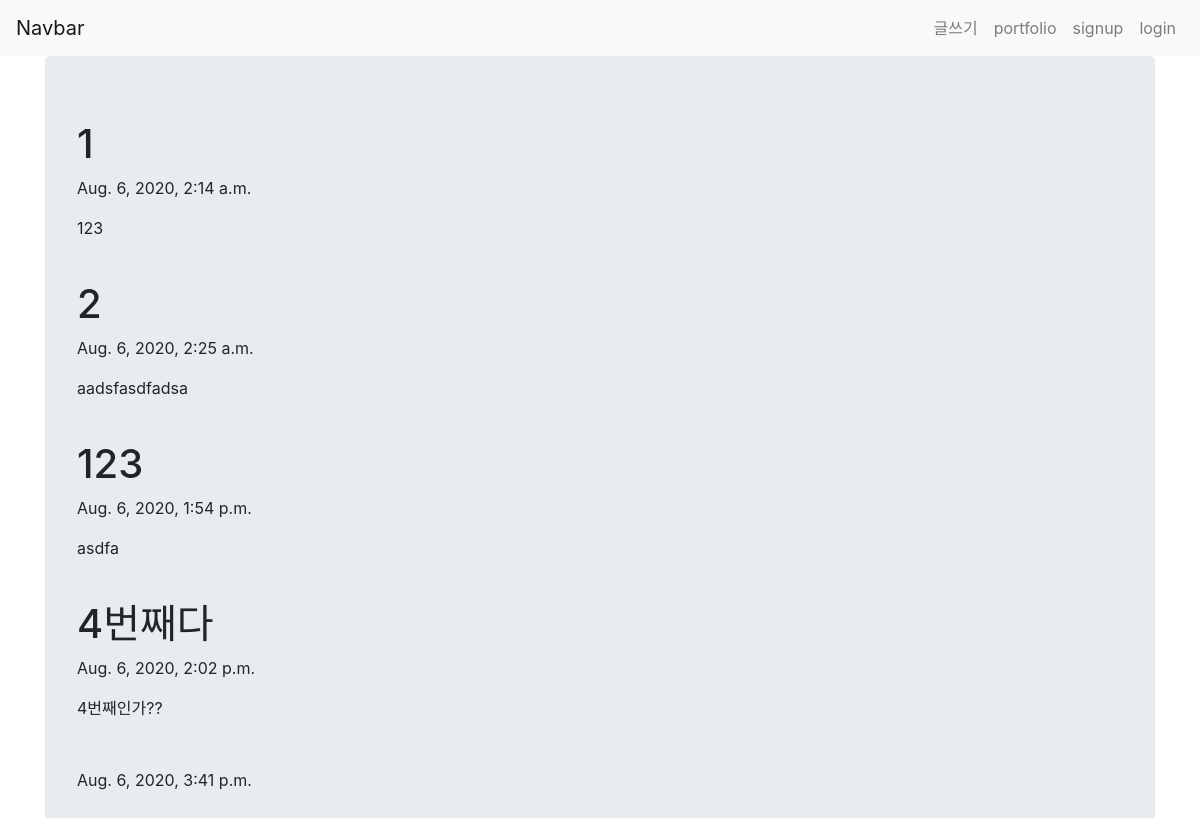
/blog/, run on an earlier commit of the app's database.
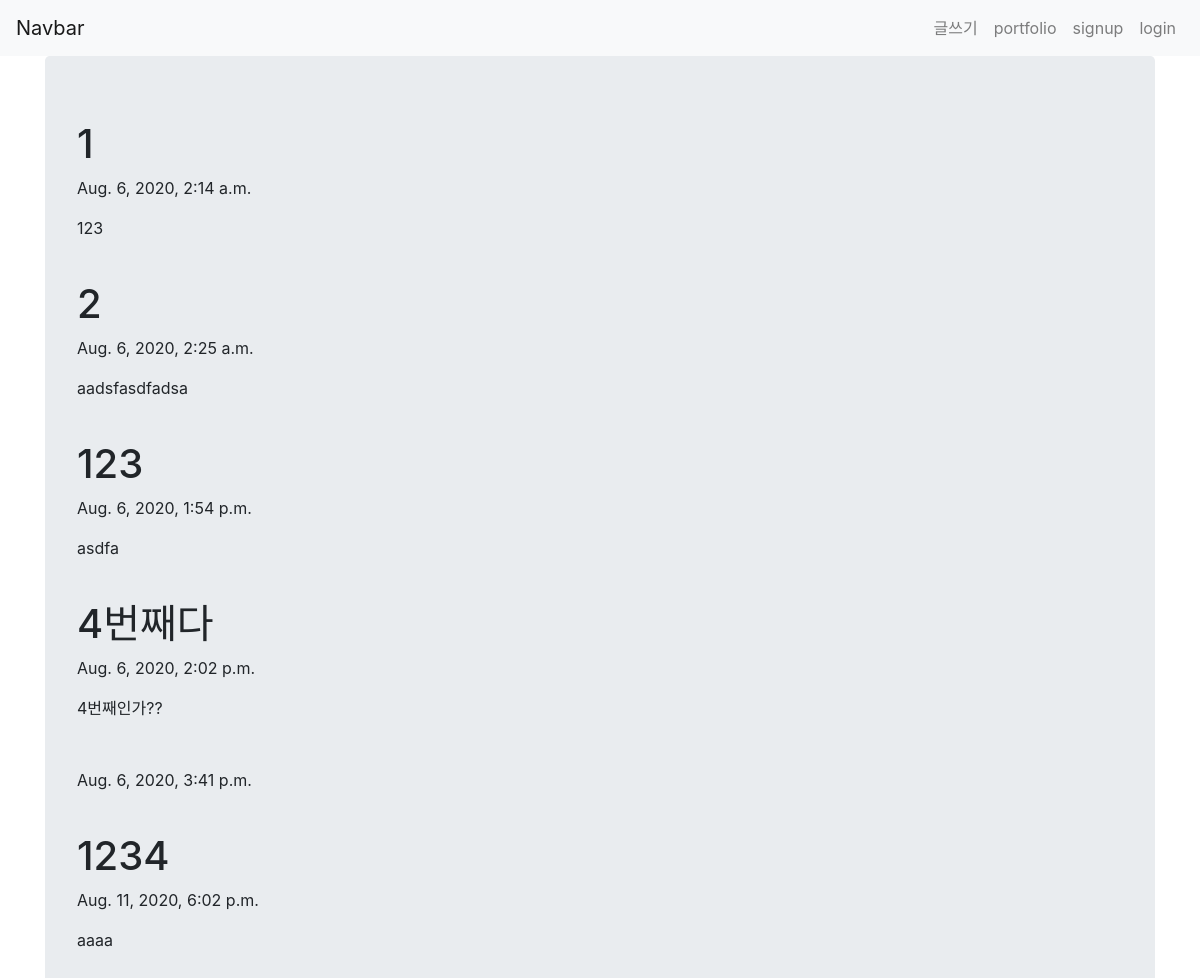
And on a later commit of the database.
### blog/models.py (models this page shows, shortened)
class Blog(models.Model):
    title = models.CharField(max_length=200)
    pub_date = models.DateTimeField('date published')
    body = models.TextField()

### blog/views.py (the view)
# urls.py: path('',views.home, name='home'),
def home(request):
    blogs = Blog.objects
    return render(request, 'home.html',{'blogs':blogs})

### blog/templates/home.html
{% extends 'base.html' %}
{% block content %}
  <div class="container jumbotron">
    {% for blog in blogs.all %}
    <h1>{{blog.title}}</h1>
    <p>{{blog.pub_date}}</p>
    <p>{{blog.body}}</p>
    <br>
    {%endfor%}
  </div>
{% endblock %}

What changed in the data, as far as the page shows it:
added Blog: title "1234", pub_date "Aug. 11, 2020, 6:02 p.m.", body "aaaa"
